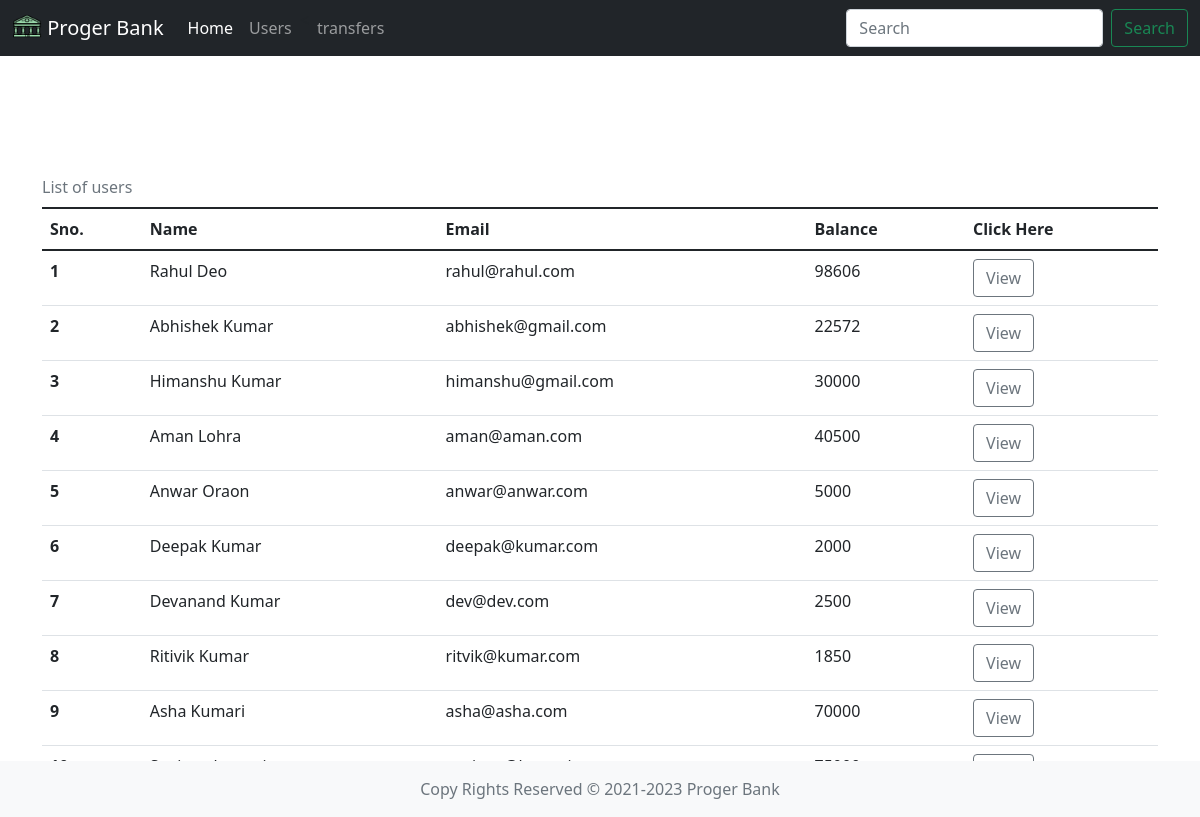
Screenshot of /users with the database file from the repository.
### main.py (models this page shows)
class Customers(db.Model):
    sno = db.Column(db.Integer, primary_key=True)
    name = db.Column(db.String(50), nullable=False)
    email = db.Column(db.String(50), nullable=False)
    balance = db.Column(db.Integer, nullable=False)
    address = db.Column(db.String(120), nullable=False)
    phoneno = db.Column(db.String(20), nullable=False)

### main.py (the view)
@app.route('/users', methods=['GET'])
def users():
    customers = Customers.query.all()
    return render_template('users.html', customers = customers)

### templates/users.html (shortened to what this page needs)
<!DOCTYPE html>
<html lang="en">
<head>
    <link href="https://cdn.jsdelivr.net/npm/bootstrap@5.1.3/dist/css/bootstrap.min.css" rel="stylesheet">
    <link rel="stylesheet" href="../static/css/home.css">
</head>
<body>
    <header>
      <nav class="navbar navbar-expand-md navbar-dark fixed-top bg-dark">
        <div class="container-fluid">
          <a class="navbar-brand" href="/">
            <img src="../static/images/nav-bar-2.png" alt="" width="30" height="24" class="d-inline-block align-text-top">
            Proger Bank
          </a>
          <div class="collapse navbar-collapse" id="navbarCollapse">
            <ul class="navbar-nav me-auto mb-2 mb-md-0">
              <li class="nav-item">
                <a class="nav-link active" aria-current="page" href="/">Home</a>
              </li>
              <li class="nav-item">
                <a class="nav-link" href="/users">Users</a>
              </li>
              <<li class="nav-item">
                <a class="nav-link" href="/transaction">transfers</a>
              </li>
            </ul>
            <form class="d-flex">
              <input class="form-control me-2" type="search" placeholder="Search" aria-label="Search">
              <button class="btn btn-outline-success" type="submit">Search</button>
            </form>
          </div>
        </div>
      </nav>
    </header>
    <div class="table container">
        <table class="table caption-top">
            <caption>List of users</caption>
            <thead>
              <tr>
                <th scope="col">Sno.</th>
                <th scope="col">Name</th>
                <th scope="col">Email</th>
                <th scope="col">Balance</th>
                <th scope="col">Click Here</th>
              </tr>
            </thead>
            <tbody>
                {% for customer in customers %}
                <tr>
                  <th scope="row">{{customer.sno}}</th>
                  <td>{{customer.name}}</td>
                  <td>{{customer.email}}</td>
                  <td>{{customer.balance}}</td>
                  <td> <a href="/view/{{customer.sno}}"><button type="button" class="btn btn-outline-secondary">View</button></a></td>
                </tr>
              {% endfor %}
            </tbody>
          </table>
    </div>
<footer class="footer mt-auto py-3 bg-light fixed-bottom" style="text-align: center">
  <div class="container">
    <span class="text-muted">Copy Rights Reserved © 2021-2023 Proger Bank</span>
  </div>
</footer>
</body>
</html>

### templates/users.html (style rules this page uses)
div .table { margin-top: 15%; }

### rows the page displays
Customers: sno "1", name "Rahul Deo", email "rahul@rahul.com", balance "98606"
Customers: sno "2", name "Abhishek Kumar", email "abhishek@gmail.com", balance "22572"
Customers: sno "3", name "Himanshu Kumar", email "himanshu@gmail.com", balance "30000"
Customers: sno "4", name "Aman Lohra", email "aman@aman.com", balance "40500"
Customers: sno "5", name "Anwar Oraon", email "anwar@anwar.com", balance "5000"
Customers: sno "6", name "Deepak Kumar", email "deepak@kumar.com", balance "2000"
Customers: sno "7", name "Devanand Kumar", email "dev@dev.com", balance "2500"
Customers: sno "8", name "Ritivik Kumar", email "ritvik@kumar.com", balance "1850"
Customers: sno "9", name "Asha Kumari", email "asha@asha.com", balance "70000"
